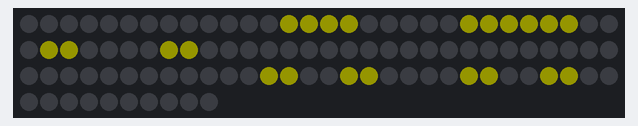
Simulated run of this sketch. Board: Arduino Uno, built with avr-gcc and run on an emulated ATmega328P. On the bench: 100 RGB LEDs in strip order, left to right, continuing on the next row. Dim RGB values are drawn brighter than linear.

Above: at 0.1 s.
At 0.7 s:
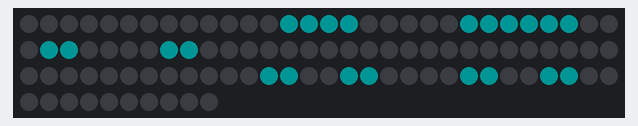

Measured:
- what the display in image 0 shows lasts 0.6 s, from 0.1 s to 0.7 s

The sketch:

ws811Smiley.ino
```cpp
#include <Adafruit_NeoPixel.h>

#define PIN        10
#define NUMPIXELS 100

Adafruit_NeoPixel strip(NUMPIXELS, PIN, NEO_GRB + NEO_KHZ800);
#define DELAYVAL 500

// actual is going from low to high up each row
// index is serpentining according to wiring

int pos[22] = {13,14,15,16,22,23,24,25,26,27,31,32,37,38,72,73,76,77,82,83,86,87};

int actualToIndex(int n) {
  if(n/10%2==0) return n;
  return ((n/10)*10)+(9-n%10);
}

void smiley1() {
  for(int i=0; i<NUMPIXELS; i++) {
    strip.setPixelColor(i,0,0,0);
    for(int j=0; j<22; j++) {
      strip.setPixelColor(pos[actualToIndex(j)],255,255,0);
    }
  }
  strip.show();
}

void smiley2() {
  for(int i=0; i<NUMPIXELS; i++) {
    strip.setPixelColor(i,0,0,0);
    for(int j=0; j<22; j++) {
      strip.setPixelColor(pos[actualToIndex(j)],0,255,255);
    }
  }
  strip.show();
}

void smiley() {
  smiley1();
  delay(500);
  strip.clear();
  smiley2();
  delay(500);
  strip.clear();
}

void setup() {
  strip.begin();
  strip.setBrightness(20);
}

void loop() {
  smiley();
}
```
